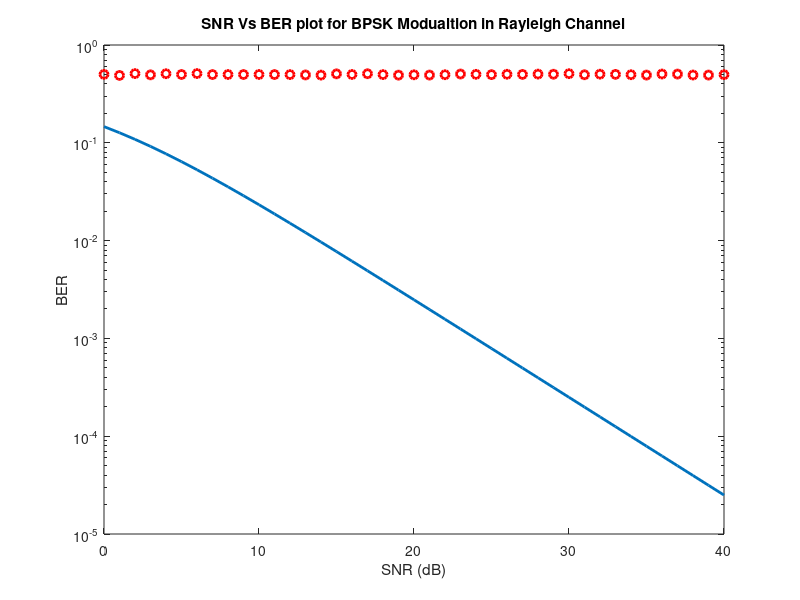

Source code (MATLAB): (Note: this script raises an error after producing the figure.)

% Frame Length
bit_count = 10000;

%Range of SNR over which to simulate
SNR = 0: 1: 40;

% Start the main calculation loop
for aa = 1: 1: length(SNR)
    
    % Initiate variables
    T_Errors = 0;
    T_bits = 0;
    
    % Keep going until you get 100 errors
    while T_Errors < 100
    
        % Generate some random bits
        uncoded_bits  = round(rand(1,bit_count));

        % BPSK modulator
        tx = -2*(uncoded_bits-0.5);
    
        % Noise variance
        N0 = 1/10^(SNR(aa)/10);
        
        % Rayleigh channel fading
        h = 1/sqrt(2)*[randn(1,length(tx)) + j*randn(1,length(tx))]; 

        % Send over Gaussian Link to the receiver
        rx = h.*tx + sqrt(N0/2)*(randn(1,length(tx))+i*randn(1,length(tx)));
        
%---------------------------------------------------------------

        % Equalization to remove fading effects. Ideal Equalization
        % Considered
        rx = rx./h;
        
        % BPSK demodulator at the Receiver
        rx2 = rx < 0;
    
        % Calculate Bit Errors
        diff = uncoded_bits - rx2;
        T_Errors = T_Errors + sum(abs(diff));
        T_bits = T_bits + length(uncoded_bits);
        
    end
    % Calculate Bit Error Rate
    BER(aa) = T_Errors / T_bits;
    disp(sprintf('bit error probability = %f',BER(aa)));

end
  
%------------------------------------------------------------

% Finally plot the BER Vs. SNR(dB) Curve on logarithmic scale 
% Calculate BER through Simulation

% Rayleigh Theoretical BER
SNRLin = 10.^(SNR/10);
theoryBer = 0.5.*(1-sqrt(SNRLin./(SNRLin+1)));

% Start Plotting
% Rayleigh Theoretical BER
figure(1);
semilogy(SNR,theoryBer,'-','LineWidth',2);
hold on;

% Simulated BER
figure(1);
semilogy(SNR,BER,'or','LineWidth',2);
hold on;
xlabel('SNR (dB)');
ylabel('BER');
title('SNR Vs BER plot for BPSK Modualtion in Rayleigh Channel');


% Theoretical BER
figure(1);
theoryBerAWGN = 0.5*erfc(sqrt(10.^(SNR/10)));
semilogy(SNR,theoryBerAWGN,'blad-','LineWidth',2);
legend('Rayleigh Theoretical','Rayleigh Simulated', 'AWGN Theoretical');
axis([0 40 10^-5 0.5]);
grid on;